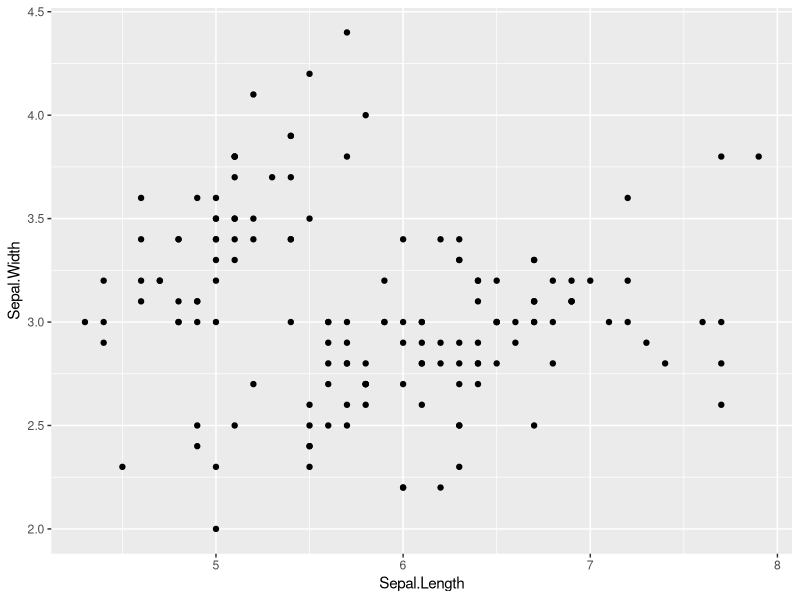
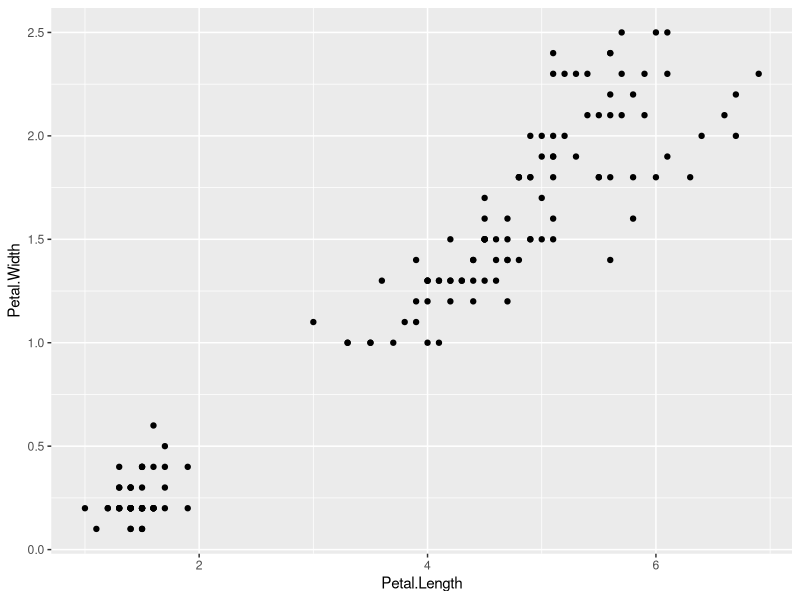
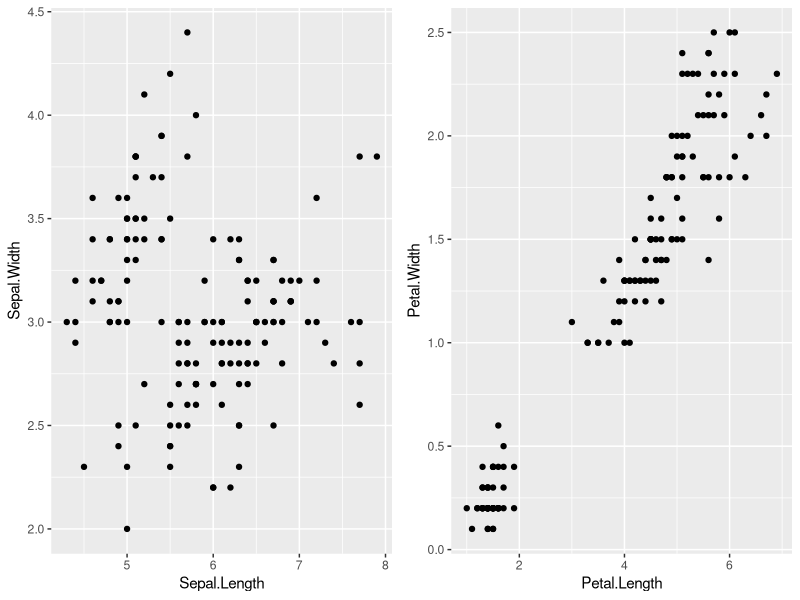
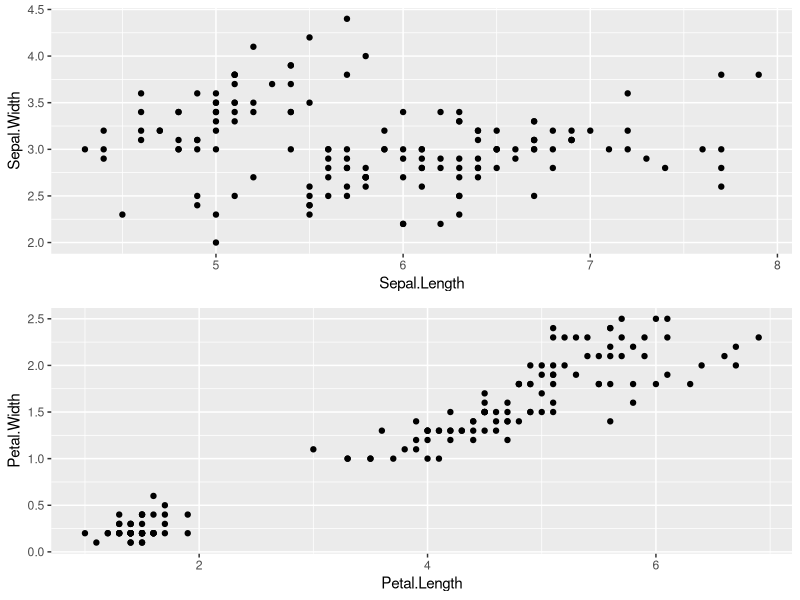
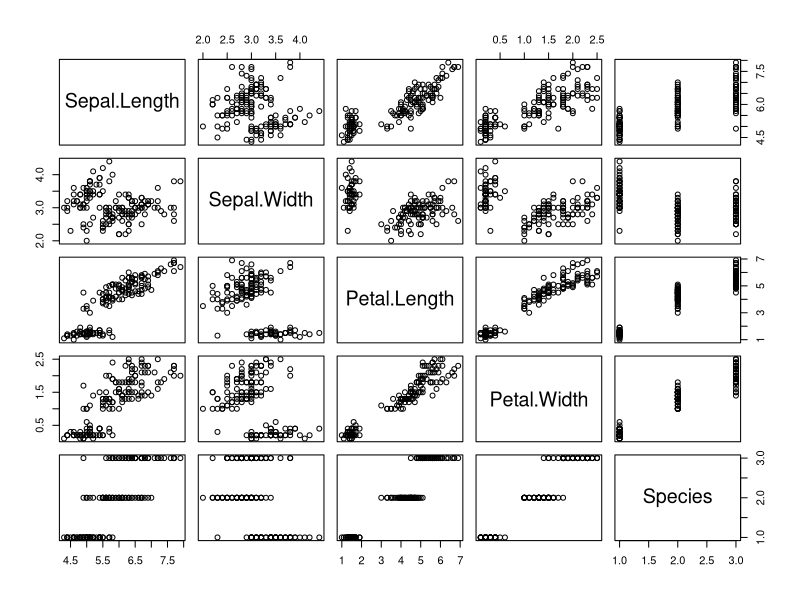
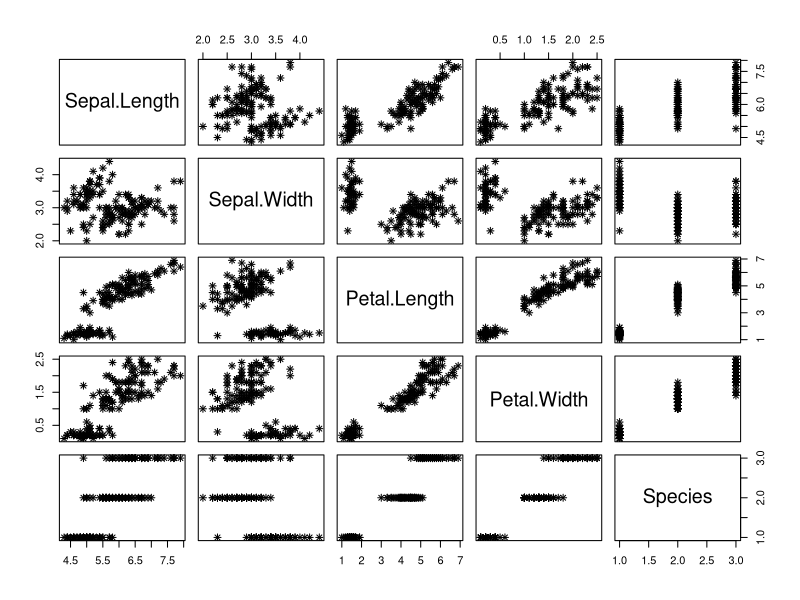
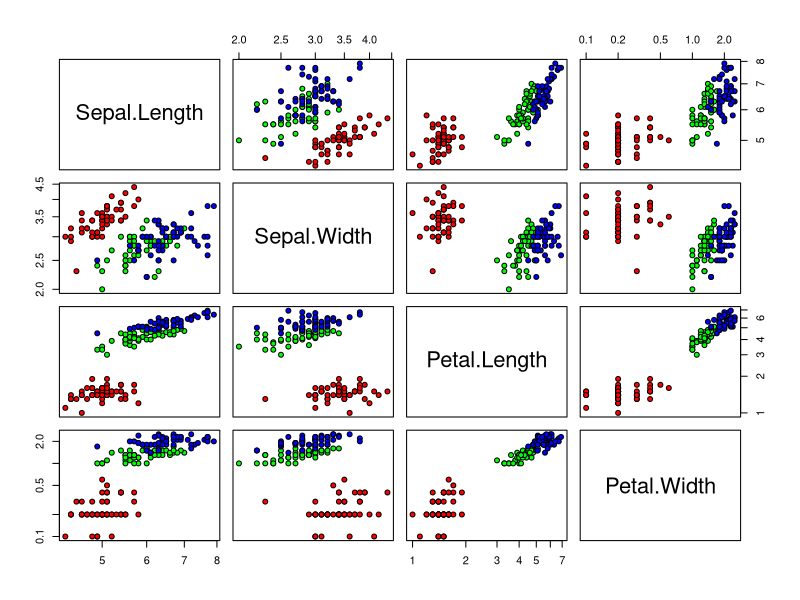

Recreate these plots in R, in order.
## ---- chunk 1
knitr::opts_chunk$set(
	echo = TRUE,
	message = FALSE,
	warning = FALSE
)
 
## ---- chunk 2
#import libraries

library(datasets)
#loading iris dataset
data(iris)
#The first six rows with the four columns
head(iris)

#checking the class of the Species's column or feature
class(iris$Species)

#since its class is a factor, its levels can be used to show the unique values of the species column

levels(iris$Species) # there are three types: setosa, versicolor and virginica

## ---- chunk 3
#import libraries

library(ggplot2)

# plotting sepal length and width as scatter plot

s<-ggplot(iris,aes(x=Sepal.Length, y=Sepal.Width))+geom_point()
s

## ---- chunk 4
p<-ggplot(iris,aes(x=Petal.Length,y=Petal.Width))+geom_point()
p
## ---- chunk 5
multiplot <- function(..., plotlist=NULL, cols) {
    require(grid)

    # Make a list from the ... arguments and plotlist
    plots <- c(list(...), plotlist)

    numPlots = length(plots)

    # Make the panel
    plotCols = cols                          # Number of columns of plots
    plotRows = ceiling(numPlots/plotCols) # Number of rows needed, calculated from # of cols

    # Set up the page
    grid.newpage()
    pushViewport(viewport(layout = grid.layout(plotRows, plotCols)))
    vplayout <- function(x, y)
        viewport(layout.pos.row = x, layout.pos.col = y)

    # Make each plot, in the correct location
    for (i in 1:numPlots) {
        curRow = ceiling(i/plotCols)
        curCol = (i-1) %% plotCols + 1
        print(plots[[i]], vp = vplayout(curRow, curCol ))
    }

}

## ---- chunk 6
multiplot(s, p, cols=2)

## ---- chunk 7
multiplot(s, p, cols=1)

## ---- chunk 8
pairs(iris)
## ---- chunk 9
pairs(iris, subset='Sepal.Length'<6 ,data=iris, pch=8)

## ---- chunk 10


pairs(iris[1:4], log = "xy",pch=21, bg = c("red", "green", "blue")[unclass(iris$Species)]) 

